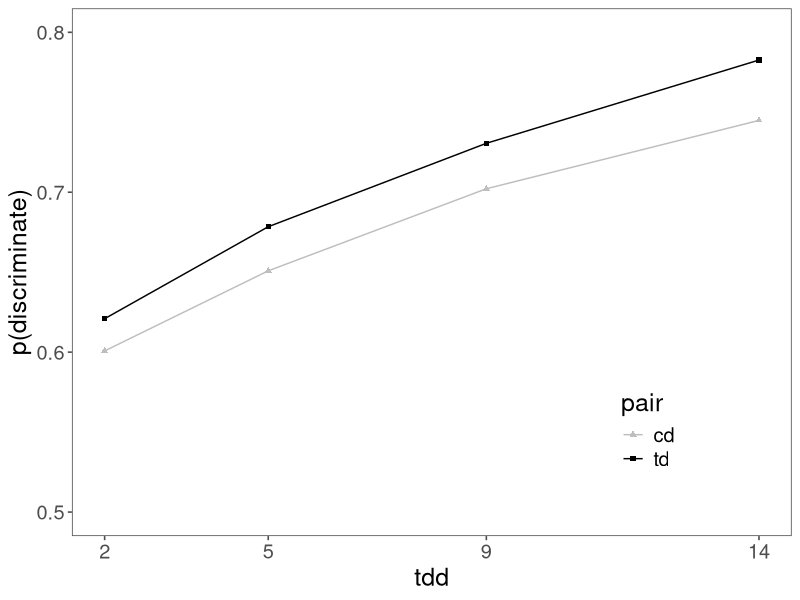

R code for this plot: (Note: this script raises an error after producing the figure.)
# get all covariance matrices from model =======================================================s <- c(1,1,1)
rm(list=ls())
library(tidyverse)
library(mvtnorm)
library(here)

# control params
N <- 50000
which_choice <- c("td","dc")
tdd <- 1:4

# correlations
cors <- matrix(c(1, .55, .68,
                 .55, 1, .55,
                 .68, .55, 1),
               nrow=3,byrow=T)

# means
dec <- c(.8,.7,.6,.5)
tar_comp <- 1

# standar deviations
s <- c(.8,.8,.8)

# compute variance covariance matrices
cv <- cors * (s %*% t(s) )

# function to draw and simulate choice
sim_choice <- function(N,mu,cv,which_choice){
  samp <- rmvnorm(N,mu,cv)
  if(which_choice=="td"){
    p <- sum(samp[,1]>samp[,3])/N
  }else if(which_choice=="dc"){
    p <- sum(samp[,2]>samp[,3])/N
  }
  return(p)
}

p <- array(NA, dim=c(2,4))
for(i in 1:length(which_choice)){
  for(j in 1:length(tdd)){
    p[i,j] <- sim_choice(N, 
                         c(tar_comp, tar_comp, dec[j]),
                         cv,
                         which_choice[i])
  }
}

tibble(
  p=as.vector(p),
  tdd=c(2,2,5,5,9,9,14,14),
  probe=c("td","cd","td","cd","td","cd","td","cd")
) %>%
  ggplot(aes(tdd, p,col=probe,shape=probe))+
  geom_point()+
  geom_line()+
  scale_x_continuous(breaks=c(2,5,9,14))+
  scale_y_continuous(limits=c(.5,.8))+
  scale_color_manual(values=c("gray","black"),name="pair")+
  scale_shape_manual(values=c(17,15),name="pair")+
  labs(x="tdd",y="p(discriminate)")+
  ggthemes::theme_few()+
  theme(text=element_text(size=18),
        plot.title=element_text(hjust=0.5),
        legend.position="inside",
        legend.position.inside = c(.8,.2))
ggsave(filename=here("analyses","plots","model_sim_2afc.jpeg"),width=4,height=4)
